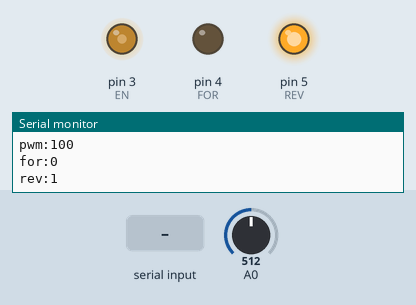
This sketch was run on a simulated Arduino Uno, built with avr-gcc and run on an emulated ATmega328P. Shown: output pins drawn as LEDs (lit = HIGH), the last lines printed to the serial monitor. The inputs (shaded band) are chosen by the test bench; at power-on: A0 = 512.

Above: at 1.28 s.
1.3 s: A0 set to 306
At 1.8 s:
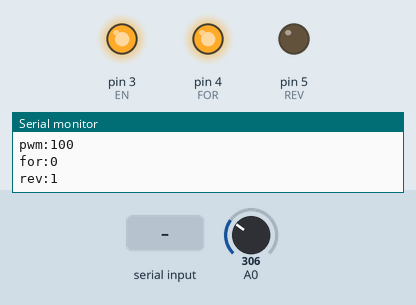
2.8 s: "200\n" received over Serial
At 4.2 s:
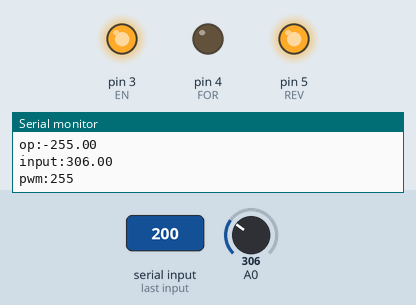
4.5 s: A0 set to 122
At 4.75 s:
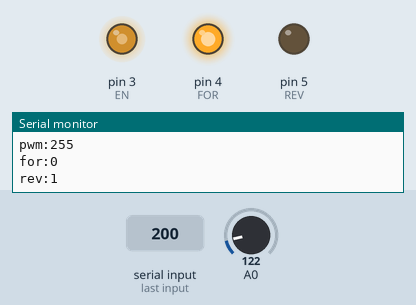
7.5 s: "90,45\n" received over Serial
At 7.92 s:
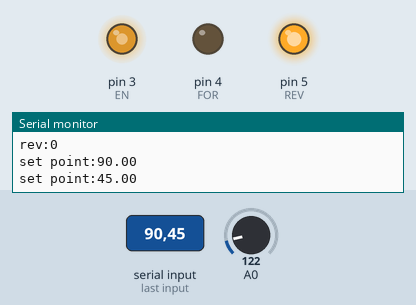
10.5 s: A0 set to 0
At 10.67 s:
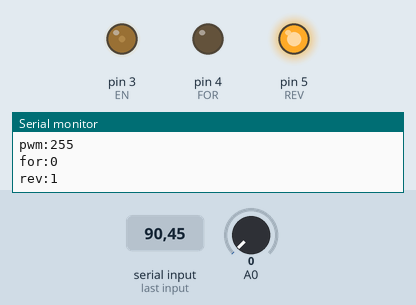
13.5 s: A0 set to 510
At 14.0 s:
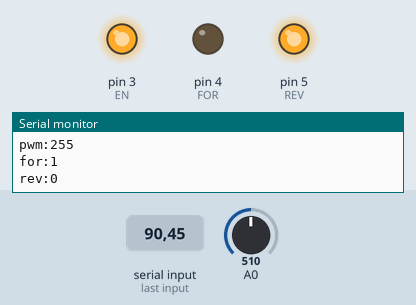
Timing chart, 0 to 16.0 s (numbered marks = the images above; inputs shaded):
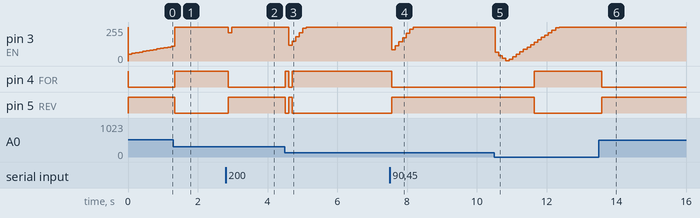

Measured:
- after the input at 1.3 s, pin 4 (FOR): LOW → HIGH at once; pin 5 (REV): HIGH → LOW at once
- after the input at 2.8 s, pin 3 (EN): 255/255 → 211/255 after 0.07 s, → 253/255 0.10 s later, → 255/255 0.10 s later; pin 4 (FOR): HIGH → LOW after 0.07 s; pin 5 (REV): LOW → HIGH after 0.07 s
- after the input at 4.5 s, pin 3 (EN): 255/255 → 119/255 after 0.11 s, → 150/255 0.10 s later, → 181/255 0.10 s later, → 212/255 0.10 s later, … (6 changes in this stretch); pin 4 (FOR): LOW → HIGH at once, → LOW 0.10 s later, → HIGH 0.10 s later; pin 5 (REV): HIGH → LOW at once, → HIGH 0.10 s later, → LOW 0.10 s later
- after the input at 7.5 s, pin 3 (EN): 255/255 → 83/255 after 0.07 s, → 114/255 0.10 s later, → 145/255 0.10 s later, → 176/255 0.10 s later, … (7 changes in this stretch); pin 4 (FOR): HIGH → LOW after 0.07 s; pin 5 (REV): LOW → HIGH after 0.07 s
- after the input at 10.5 s, pin 3 (EN): 255/255 → 65/255 at once, → 39/255 0.10 s later, → 21/255 0.10 s later, → 3/255 0.10 s later, … (19 changes in this stretch); pin 4 (FOR): LOW → HIGH after 1.1 s; pin 5 (REV): HIGH → LOW after 1.1 s
- after the input at 13.5 s, pin 4 (FOR): HIGH → LOW after 0.09 s; pin 5 (REV): LOW → HIGH after 0.09 s

The sketch:

servo_test.ino
```cpp
/* stuff learnt
arduino can et interupts at 100khz
but input wave forms must be nice and square - used a comparitor.
*/
volatile long int counter = 0;
#define EN 3
#define FOR 4
#define REV 5


#include <PID_v1.h>

//Define Variables we'll be connecting to
double Setpoint, Input, Output;

//Specify the links and initial tuning parameters
PID myPID(&Input, &Output, &Setpoint,4,4,0.1, DIRECT);
int countloop = 0;
void setup()
{
  Serial.begin(9600);
  // attachInterrupt(0, count, FALLING);
   pinMode(EN,OUTPUT);
   pinMode(FOR,OUTPUT);
   pinMode(REV,OUTPUT);
   digitalWrite(EN,HIGH);
   digitalWrite(REV,LOW);
   digitalWrite(FOR,HIGH);

    //initialize the variables we're linked to
  Input = analogRead(A0);
  Setpoint = 500;
myPID.SetOutputLimits(-255, 255);
  //turn the PID on
  myPID.SetMode(AUTOMATIC);
}
boolean forward;
boolean reverse;
int pwm;
void loop()
{
  delay(10);
  if(Serial.available())
  {
    Setpoint = serReadInt();
    Serial.print("set point:"); Serial.println(Setpoint);
}
  if(countloop++>100)
  {
//  Serial.print("count:" ); Serial.println(counter);

  Serial.print("op:"); Serial.println(Output);
    Serial.print("input:") ; Serial.println(Input);
  Serial.print("pwm:"); Serial.println(pwm);
  Serial.print("for:"); Serial.println(forward);
    Serial.print("rev:"); Serial.println(reverse);
  countloop = 0;
  }

 // Input = counter;
Input = analogRead(A0);
  myPID.Compute();
  pwm = abs(Output);
  if( Output >= 128 )
  {
      forward = true;
      reverse = false;
      digitalWrite(FOR,true);
      digitalWrite(REV,false);
  }
  else
  {
      reverse = true;
      forward = false;
      digitalWrite(FOR,false);
      digitalWrite(REV,true);
  }
  analogWrite(3,pwm);
 // counter = 0;


}

void count()
{
  counter++;
}

int serReadInt()
{
  int i, serAva;                           // i is a counter, serAva hold number of serial available
  char inputBytes [7];                 // Array hold input bytes
  char * inputBytesPtr = &inputBytes[0];  // Pointer to the first element of the array

  if (Serial.available()>0)            // Check to see if there are any serial input
  {
    delay(5);                              // Delay for terminal to finish transmitted
    // 5mS work great for 9600 baud (increase this number for slower baud)
    serAva = Serial.available();  // Read number of input bytes
    for (i=0; i<serAva; i++)
    {
      char readChar = (char)Serial.read();   // Load input bytes into array
      if( readChar == ',' )
        break;
      inputBytes[i] = readChar;
    }
    inputBytes[i] =  '\0';             // Put NULL character at the end
    return atoi(inputBytesPtr);    // Call atoi function and return result
  }
  else
    return -1;                           // Return -1 if there is no input
}
```
